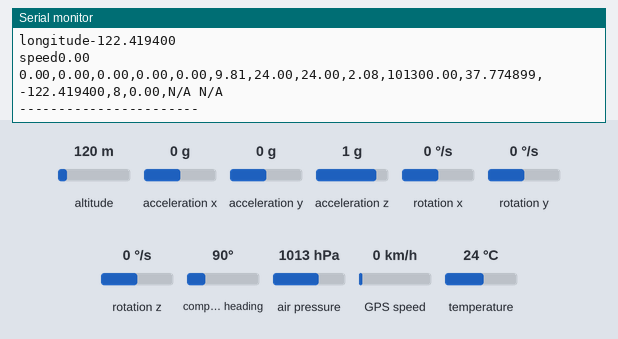
Simulated run of this sketch. Board: Arduino Uno, built with avr-gcc and run on an emulated ATmega328P. On the bench: the last lines printed to the serial monitor. The test bench sets the inputs (shaded band); at power-on: acceleration z 1 g, altitude 120 m, acceleration x 0 g, acceleration y 0 g, rotation x 0 °/s, rotation y 0 °/s, rotation z 0 °/s, compass heading 90°, air pressure 1013 hPa, GPS speed 0 km/h, temperature 24 °C. The GPS gets a fix after 3 s at 37.7749, -122.4194 with 8 satellites; no radio packets arrive unless stated.

Above: at 7.3 s.
7.4 s: acceleration z set to 0.1 g
At 8.8 s:
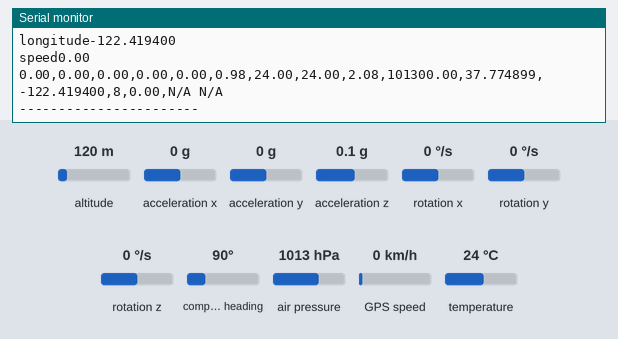
8.9 s: acceleration z set to -0.2 g
At 10.5 s:
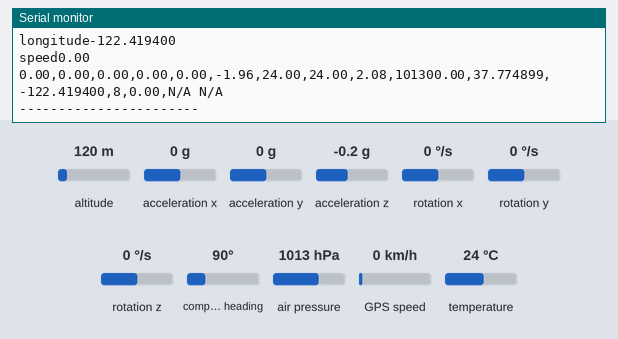
Timing chart, 0 to 12.0 s (numbered marks = the images above; inputs shaded):
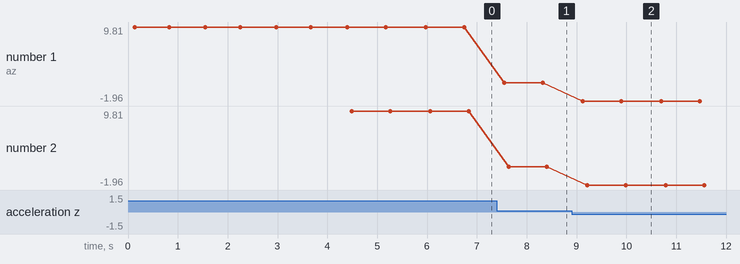

The sketch:

cubesatr_isw.ino
```cpp
#include <SPI.h>
#include <LoRa.h>
#include <Adafruit_MPU6050.h>
#include <Adafruit_Sensor.h>
#include <Adafruit_BMP280.h>
#include <Wire.h>
#include <TinyGPS++.h>
#include <SoftwareSerial.h>


// LoRa and Sensor initialization
Adafruit_MPU6050 mpu;
Adafruit_BMP280 bmp;
int counter = 0;
float alpha = 0.05;
#define SEALEVELPRESSURE_HPA 1013.25

// GPS initialization
static const int RXPin = 4, TXPin = 3;
static const uint32_t GPSBaud = 9600;
TinyGPSPlus gps;
SoftwareSerial ss(RXPin, TXPin);


void setup() {
  Serial.begin(9600);
  LoRa.begin(433E6);

  mpu.begin();
  bmp.begin(0X76);

  ss.begin(GPSBaud);
}

void loop() {
  // Read GPS data first
  while (ss.available() > 0) {
    gps.encode(ss.read());

  }

  // Check if GPS data has been updated
  String latitude = "N/A";
  String longitude = "N/A";
  int numSatellites = 0;
  float speed = 0;
  String date = "N/A";
  String time = "N/A";

  // Process other sensor data
  sensors_event_t a, g, temp_mpu;
  mpu.getEvent(&a, &g, &temp_mpu);

  float btem = bmp.readTemperature();
  Serial.print("temperature");
  Serial.println(btem);
  float pres = bmp.readPressure();
  Serial.print("pressure");
  Serial.println(pres);
  float alt = bmp.readAltitude(SEALEVELPRESSURE_HPA);
  Serial.print("altitude");
  Serial.println(alt);
  float tem = temp_mpu.temperature;
  Serial.print("mpu termp");
  Serial.println(tem);

  float ax = a.acceleration.x;
  Serial.print("ax");
  Serial.println(ax);
  float ay = a.acceleration.y;
  Serial.print("ay");
  Serial.println(ay);
  float az = a.acceleration.z;
  Serial.print("az");
  Serial.println(az);

  float gx = g.gyro.x;
  Serial.print("gx");
  Serial.println(gx);
  float gy = g.gyro.y;
  Serial.print("gy");
  Serial.println(gy);
  float gz = g.gyro.z;
  Serial.print("gz");
  Serial.println(gz);
  float gx_filtered = alpha * gx + (1 - alpha) * gx;
  float gy_filtered = alpha * gy + (1 - alpha) * gy;
  float gz_filtered = alpha * gz + (1 - alpha) * gz;


  if (gps.location.isValid()) {
    latitude = String(gps.location.lat(), 6);
    longitude = String(gps.location.lng(), 6);
    numSatellites = gps.satellites.value();
    speed = gps.speed.mps();
    Serial.print("lattitude");
    Serial.println(latitude);
    Serial.print("longitude");
    Serial.println(longitude);
    Serial.print("speed");
    Serial.println(speed);
  }
  // Create the data string with GPS data or default values
  String word = String(gx_filtered) + "," + String(gy_filtered) + "," + String(gz_filtered) + "," + String(ax) + "," +
                String(ay) + "," + String(az) + "," + String(tem) + "," + String(btem) + "," +
                String(alt) + "," + String(pres) + "," +
                latitude + "," + longitude + "," + String(numSatellites) + "," +
                String(speed) + "," + date + " " + time;

  // Send the data through LoRa
  Serial.println(word);
  LoRa.beginPacket();
  LoRa.print(word);
  LoRa.endPacket();

  Serial.println("-----------------------");

  counter++;
  delay(500);
}
```

Measured:
- after the input at 7.4 s, the serial monitor: prints a new line after 0.15 s (image 1)
- after the input at 8.9 s, the serial monitor: prints a new line after 0.22 s (image 2)
- plotted number 1: 9.81 → 0.98 after the input at 7.4 s, 0.98 → -1.96 after the input at 8.9 s
- plotted number 2: 9.81 → 0.98 after the input at 7.4 s, 0.98 → -1.96 after the input at 8.9 s
